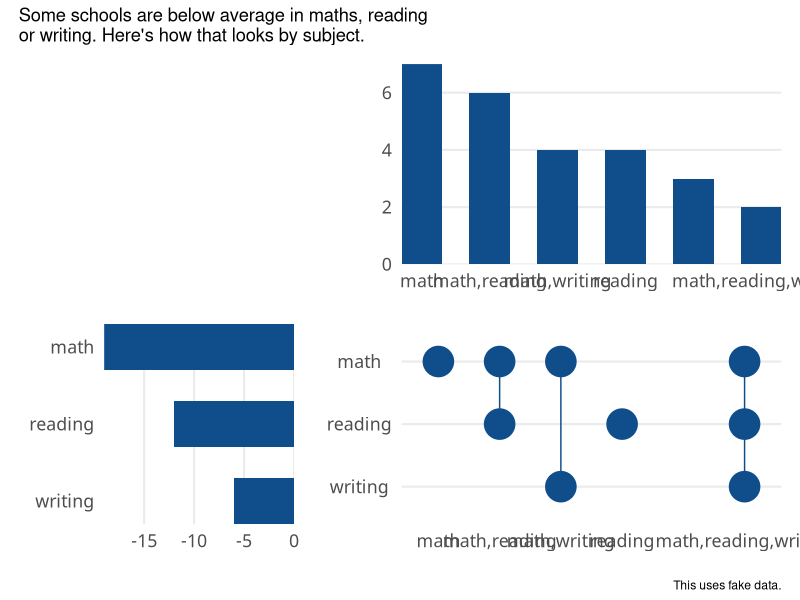

Recreate this plot in R.


# Convert toy set to assembler set

library(tidyverse)
set.seed(32353)
schools_dat <- tibble(
  school_id = paste('School', LETTERS),
  below_in_math = sample(
    c(TRUE, FALSE), 
    length(school_id), 
    replace = TRUE
  ),
  below_in_reading = sample(
    c(TRUE, FALSE), 
    length(school_id), 
    replace = TRUE
  ),
  below_in_writing = sample(
    c(TRUE, FALSE), 
    length(school_id), 
    replace = TRUE
  ),
)

counts_combinations <- schools_dat |>  
  mutate(
    combination = pmap_chr(
      list(below_in_math, below_in_reading, below_in_writing),
      \(lgl1, lgl2, lgl3) {
        c('math', 'reading', 'writing')[c(lgl1, lgl2, lgl3)] |> 
          paste(collapse = ',')
      }
    )
  ) |> 
  count(combination)

counts_combinations <- counts_combinations |> 
  mutate(
    combination = fct_reorder(combination, n, .desc = TRUE)
  )


schools_dat |> 
  pivot_longer(
    cols = -school_id,
    names_to = 'subject',
    values_to = 'below',
    names_prefix = 'below_in_'
  )


counts_of_subjects <- schools_dat |> 
  pivot_longer(
    cols = -school_id,
    names_to = 'subject',
    values_to = 'below',
    names_prefix = 'below_in_'
  ) |> 
  summarize(
    counts = sum(below),
    .by = subject,
  ) 

counts_of_subjects


bar_chart <- counts_combinations  |> 
  ggplot(aes(x = combination, y = n)) +
  geom_col(width = 0.6, fill = 'dodgerblue4') +
  theme_minimal(
    base_size = 16, 
    base_family = 'Source Sans Pro'
  ) +
  theme(
    panel.grid.major.x = element_blank(),
    panel.grid.minor.y = element_blank()
  ) +
  coord_cartesian(expand = FALSE) +
  labs(x = element_blank(), y = element_blank())


counts_combinations |> 
  mutate(
    subjects = map(
      combination, 
      ~str_split_1(as.character(.), ',')
    )
  ) |> 
  unnest(subjects)

points_data <- counts_combinations |> 
  mutate(
    subjects = map(
      combination, 
      ~str_split_1(as.character(.), ',')
    )
  ) |> 
  unnest(subjects) |> 
  mutate(
    subjects = factor(
      subjects, 
      levels = counts_of_subjects |> 
        arrange(counts) |> 
        pull(subject)
    ),
    combination = factor(
      combination,
      levels = levels(counts_combinations$combination)
    )
  ) |> 
  filter(!is.na(subjects)) # Remove the missing values


point_chart <- points_data |> 
  ggplot(aes(x = combination, y = subjects)) +
  geom_line(aes(group = combination), col = 'dodgerblue4') +
  geom_point(size = 10, col = 'dodgerblue4') +
  theme_minimal(base_size = 16, base_family = 'Source Sans Pro') +
  theme(
    panel.grid.major.x = element_blank(),
    panel.grid.minor.y = element_blank(),
    axis.text.y = element_text(hjust = 0.5)
  ) +
  labs(x = element_blank(), y = element_blank()) +
  scale_x_discrete(drop = FALSE)


subject_bars <- counts_of_subjects |> 
  mutate(subject = fct_reorder(subject, counts)) |>
  ggplot(aes(x = -counts, y = subject)) +
  geom_col(width = 0.6, fill = 'dodgerblue4') +
  theme_minimal(base_size = 16, base_family = 'Source Sans Pro') +
  theme(
    panel.grid.major.y = element_blank(),
    panel.grid.minor.x = element_blank()
  ) +
  coord_cartesian(expand = FALSE) +
  labs(x = element_blank(), y = element_blank())


library(patchwork)

layout <- '
##AAAA
BBCCCC'

bar_chart + 
  subject_bars + 
  point_chart +
  plot_layout(design = layout) +
  plot_annotation(
    title = 'Some schools are below average in maths, reading\nor writing. Here\'s how that looks by subject.',
    caption = 'This uses fake data.',
  )
